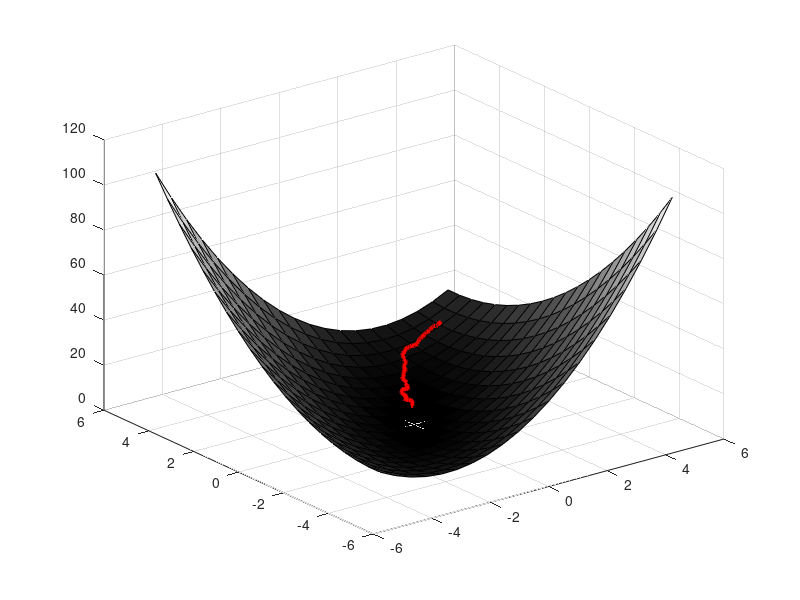

MATLAB code for this plot:
eta = 0.01;
sigma = 0.5;
n = 2;
A = 0; while (rank(A) < n) A = randn(n,n); end, A = A'*A;  % generate rand pos def A 
%A = eye(n);


[w1,w2] = ndgrid(linspace(-5,5,20),linspace(-5,5,20));
Y = reshape( sum([w1(:),w2(:)]'.*(A*[w1(:),w2(:)]'),1) , size(w1));
surf(w1,w2,Y);
colormap gray;

w = 4*ones(n,1);

% run reinforce
for i=1:1000
  z = sigma*randn(n,1);         % Gaussian noise
  
  wn = w - eta*[(w+z)'*A*(w+z) - w'*A*w]*z;

  y = w'*A*w; yn = wn'*A*wn;
  line([w(1),wn(1)],[w(2),wn(2)],[y,yn]+1,'LineWidth',3,'Color',[1 0 0]);

  w = wn;
end
